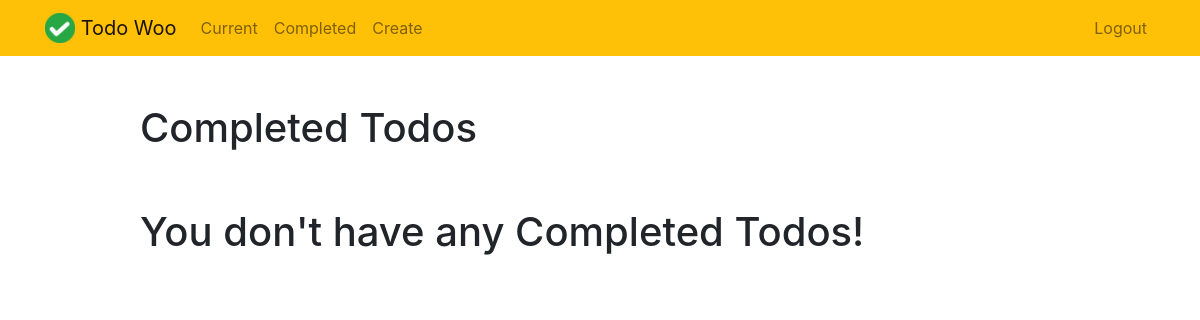
The app's page /completed/ (signed in), older data.
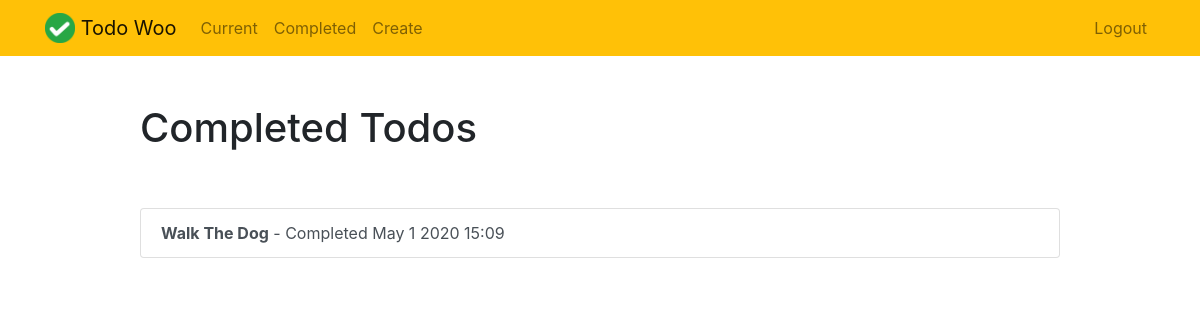
The same page, newer data.
### todo/models.py (models this page shows, shortened)
class Todo(models.Model):
    title = models.CharField(max_length=100)
    memo = models.TextField(blank=True)
    created = models.DateTimeField(auto_now_add=True)
    datecompleted = models.DateTimeField(null=True, blank=True)
    important = models.BooleanField(default=False)
    user = models.ForeignKey(User, on_delete=models.CASCADE)

### todo/views.py (the view)
# urls.py: path('completed/', views.completedtodos, name='completedtodos'),
@login_required
def completedtodos(request):
    todos = Todo.objects.filter(user=request.user, datecompleted__isnull=False).order_by('-datecompleted')
    return render(request, 'todo/completedtodos.html', {'todos':todos})

### todo/templates/todo/completedtodos.html
{% extends "todo/base.html" %}
{% block content %}
    <div class="row justify-content-center mt-5">
        <div class="col-md-10">
            <h1>Completed Todos</h1>
        </div>
    </div>
    <div class="row justify-content-center mt-5">
        <div class="col-md-10">
            <div class="list-group">
                {% if todos %}
                {% for todo in todos %}
                    <a href="{% url 'viewtodo' todo.id %}" class="list-group-item list-group-item-action{% if todo.important %} list-group-item-danger{% endif %}"><b>{{ todo.title }}</b> - Completed {{ todo.datecompleted|date:'M j Y H:i' }}</a>
                {% endfor %}
                {% else %}
                <h1>You don't have any Completed Todos!</h1>
                {% endif %}
            </div>
        </div>
    </div>
{% endblock %}

### todo/templates/todo/base.html (shortened to what this page needs)
{% load static %}
<!doctype html>
<html lang="en">
<head>
    <link rel="stylesheet" href="https://stackpath.bootstrapcdn.com/bootstrap/4.4.1/css/bootstrap.min.css">
</head>
<body>
<nav class="navbar navbar-expand-md navbar-light bg-warning">
<div class="container">
    <a class="navbar-brand" href="{% url 'home' %}">
         <img src="{% static 'todo/logo.png' %}" width="30" height="30" class="d-inline-block align-top">
        <span>Todo Woo</span>
    </a>
    <div class="collapse navbar-collapse" id="navbarNav">
    {% if user.is_authenticated %}
        <ul class="navbar-nav mr-auto">
                <li class="nav-item {{ current }}">
                    <a class="nav-link" href="{% url 'currenttodos' %}">Current</a>
                </li>
                <li class="nav-item {{ completed }}">
                    <a class="nav-link" href="{% url 'completedtodos' %}">Completed</a>
                </li>
                <li class="nav-item {{ create }}">
                    <a class="nav-link" href="{% url 'createtodo' %}">Create</a>
                </li>
        </ul>
    {% endif %}
    <ul class="navbar-nav ml-auto">
            {% if user.is_authenticated %}
                <li class="nav-item">
                    <a href="#" onclick="$('#signOutBtn').click()" class="nav-link">Logout</a>
                </li>
            {% endif %}
        </ul>
    </div>
</div>
</nav>
<div class="container">
{% block content %}{% endblock %}
</div>
</body>
</html>

Row changes from the older to the newer data that the page shows:
now on this page (row edited): Todo: title "Walk The Dog", datecompleted "May 1 2020 15:09"
Text that changed along with them:
text no longer shown: "You don't have any Completed Todos!"
